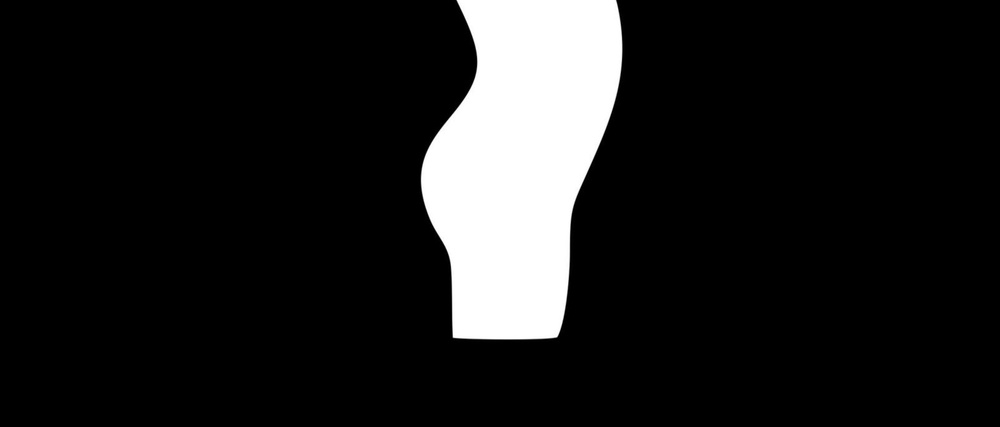
#> input picture images/baixo1.jpg, 1000 x 427 px, shrunk from 1601 x 684 before the run
$ python extern.py
#> lines starting #> are read from the running program, lines starting #| are printed output that depends on the picture; after the words box and inside, x2 and y2 are one past the last pixel; in counts of white or black regions, pixels touching at a corner belong together
import matplotlib.pyplot as plt
from skimage.morphology import convex_hull_image
from skimage import io, img_as_float
from skimage.util import invert

#specify the path to image file
image_path = 'images/baixo1.jpg'

# read the image from the file
img = io.imread(image_path, as_gray=True)
#> img is the input picture: shape (427, 1000) float64; min 0, max 1, mean 0.113

#invert the image
# img = invert(img)

# Ensure the image is binary (black and white)
# image = img > 0

#comput the convex hull
chull = convex_hull_image(img)
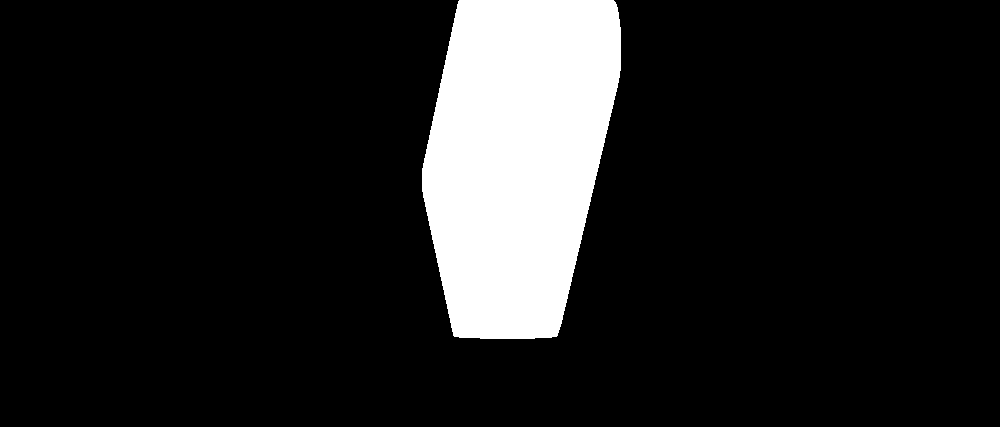
#> chull: shape (427, 1000) bool; 12.5% white; 1 white region, box (x1, y1, x2, y2) and area: (422, 0, 621, 339) 53462

# display the results
fig, axes = plt.subplots(1, 2, figsize=(8, 4))
ax = axes.ravel()

ax[0].set_title('Original Picture')
ax[0].imshow(img, cmap=plt.cm.gray)
ax[0].set_axis_off()

ax[1].set_title('Trransformed Picture')
ax[1].imshow(chull, cmap=plt.cm.gray)
ax[1].set_axis_off()

plt.tight_layout()
plt.show()
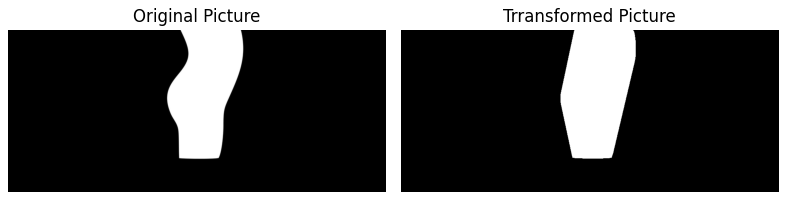
#> figure drawn by matplotlib, 2 panels

$ run again, with images/cima1.jpg copied over images/baixo1.jpg
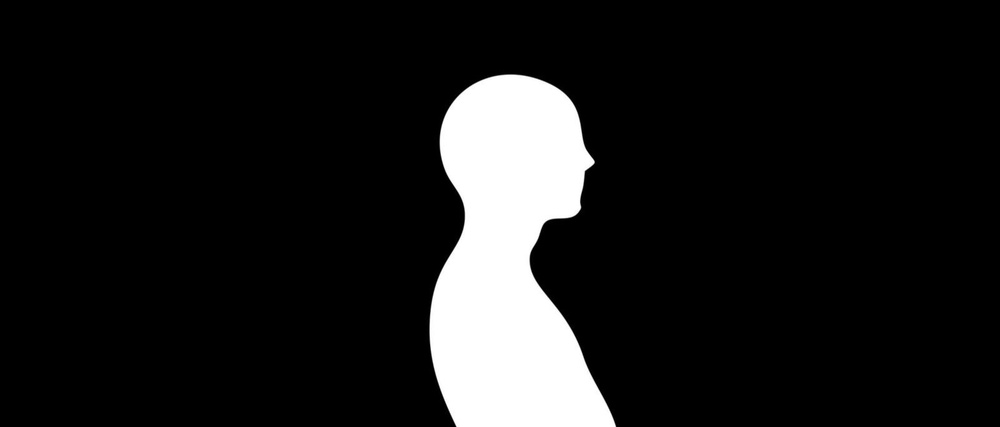
#> input picture images/cima1.jpg, 1000 x 427 px, shrunk from 1601 x 684 before the run
#> img is the input picture: shape (427, 1000) float64; min 0, max 1, mean 0.103
#> `chull = convex_hull_image(img)`:
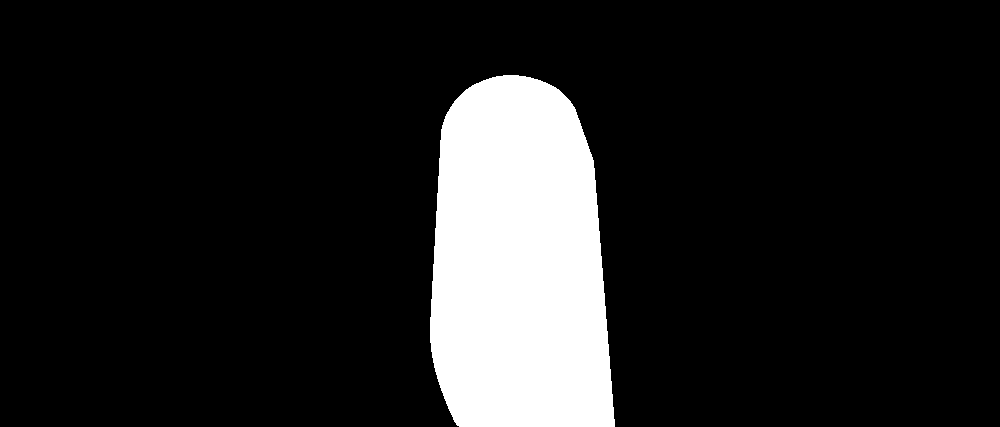
#> chull: shape (427, 1000) bool; 12.9% white; 1 white region, box (x1, y1, x2, y2) and area: (430, 75, 615, 427) 55232
#> `plt.show()`:
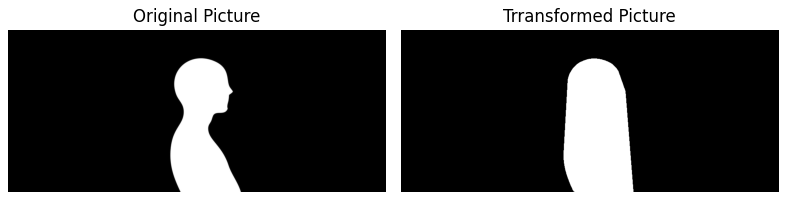
#> figure drawn by matplotlib, 2 panels
